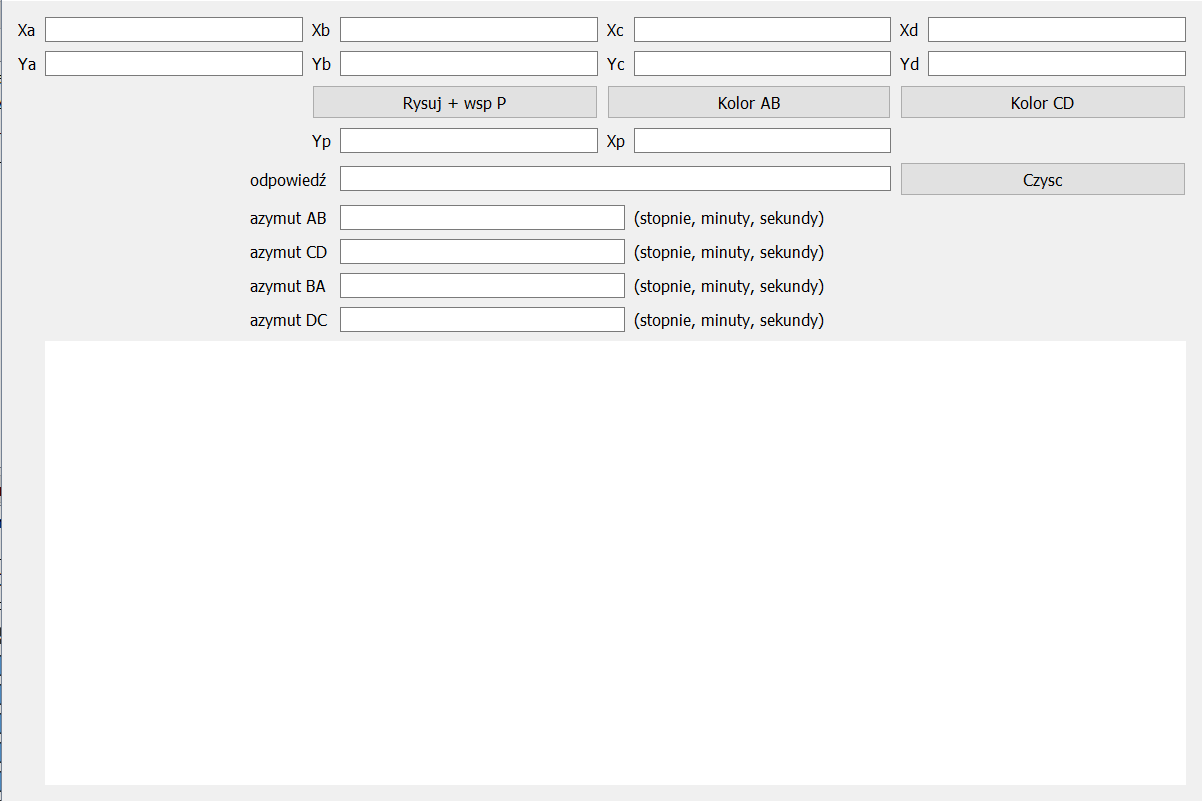

Reproduce this figure in Python.
# -*- coding: utf-8 -*-
"""
Created on Tue Mar 26 12:34:41 2019

@author: hania
"""
import sys

from PunktPrzeciecia import pktprze
from azymut import az, dms

from PyQt5.QtWidgets import QLineEdit, QPushButton, QLabel, QWidget, QApplication, QGridLayout, QColorDialog

from matplotlib.backends.backend_qt5agg import FigureCanvasQTAgg as FigureCanvas
#from matplotlib.figure import Figure
import matplotlib.pyplot as plt

class AppWindow(QWidget):
    def __init__ (self):
        super().__init__()
        self.title="matplotlib przyklad"
        self.initInterface()
        self.initWidget()
        
    def initInterface(self):
        self.setWindowTitle(self.title)
        self.setGeometry(100, 100, 1200, 800) #pierwsze 2 to gdzie jest apka a następne to wymiary
        self.show()
    
    def initWidget(self):
        btn= QPushButton('Rysuj + wsp P', self)
        btnColAB= QPushButton('Kolor AB', self)
        btnColCD= QPushButton('Kolor CD', self)
        btnCzysc= QPushButton('Czysc', self)
        xaLabel = QLabel('Xa', self)
        yaLabel = QLabel('Ya', self)
        xbLabel = QLabel('Xb', self)
        ybLabel = QLabel('Yb', self)
        xcLabel = QLabel('Xc', self)
        ycLabel = QLabel('Yc', self)
        xdLabel = QLabel('Xd', self)
        ydLabel = QLabel('Yd', self)
        xpLabel = QLabel('Xp', self)
        ypLabel = QLabel('Yp', self)
        odpLabel = QLabel('{:>50s}'.format('odpowiedź'), self)
        azABLabel = QLabel('{:>50s}'.format('azymut AB'), self)
        azCDLabel = QLabel('{:>50s}'.format('azymut CD'), self)
        azBALabel = QLabel('{:>50s}'.format('azymut BA'), self)
        azDCLabel = QLabel('{:>50s}'.format('azymut DC'), self)
        azABopLabel = QLabel('{:<30s}'.format('(stopnie, minuty, sekundy)'), self)
        azCDopLabel = QLabel('{:<30s}'.format('(stopnie, minuty, sekundy)'), self)
        azBAopLabel = QLabel('{:<30s}'.format('(stopnie, minuty, sekundy)'), self)
        azDCopLabel = QLabel('{:<30s}'.format('(stopnie, minuty, sekundy)'), self)
        self.xaEdit = QLineEdit()
        self.yaEdit = QLineEdit()
        self.xbEdit = QLineEdit()
        self.ybEdit = QLineEdit()
        self.xcEdit = QLineEdit()
        self.ycEdit = QLineEdit()
        self.xdEdit = QLineEdit()
        self.ydEdit = QLineEdit()
        self.xpEdit = QLineEdit()
        self.ypEdit = QLineEdit()
        self.odpEdit = QLineEdit()
        self.azABEdit = QLineEdit()
        self.azCDEdit = QLineEdit()
        self.azBAEdit = QLineEdit()
        self.azDCEdit = QLineEdit()
        
        
        self.figure = plt.figure()
        self.canvas = FigureCanvas(self.figure)
        
        #wyswietlenie
        grid  = QGridLayout()
        grid.addWidget(xaLabel, 0, 0)
        grid.addWidget(self.xaEdit, 0, 1)
        
        grid.addWidget(yaLabel, 1, 0)
        grid.addWidget(self.yaEdit, 1, 1)
        
        grid.addWidget(xbLabel, 0, 2)
        grid.addWidget(self.xbEdit, 0, 3)
        
        grid.addWidget(ybLabel, 1, 2)
        grid.addWidget(self.ybEdit, 1, 3)
        
        grid.addWidget(xcLabel, 0, 4)
        grid.addWidget(self.xcEdit, 0, 5)
#        
        grid.addWidget(ycLabel, 1, 4)
        grid.addWidget(self.ycEdit, 1, 5)
#        
        grid.addWidget(xdLabel, 0, 6)
        grid.addWidget(self.xdEdit, 0, 7)
        
        grid.addWidget(ydLabel, 1, 6)
        grid.addWidget(self.ydEdit, 1, 7)
        
        grid.addWidget(btn, 3, 2, 1, 2)
        grid.addWidget(btnColAB, 3, 4, 1, 2)
        grid.addWidget(btnColCD, 3, 6, 1, 2)
        
        grid.addWidget(btnCzysc, 5, 6, 1, 2)
        
        
        grid.addWidget(ypLabel, 4, 2)
        grid.addWidget(self.ypEdit, 4, 3)
        
        grid.addWidget(xpLabel, 4, 4)
        grid.addWidget(self.xpEdit, 4, 5)
        
        grid.addWidget(odpLabel, 5, 1, 1, 2)
        grid.addWidget(self.odpEdit, 5, 3, 1, 3)
        
        grid.addWidget(azABLabel, 6, 1, 1, 2)
        grid.addWidget(self.azABEdit, 6, 3, 1, 2)
        
        grid.addWidget(azCDLabel, 7, 1, 1, 2)
        grid.addWidget(self.azCDEdit, 7, 3, 1, 2)
        
        grid.addWidget(azBALabel, 8, 1, 1, 2)
        grid.addWidget(self.azBAEdit, 8, 3, 1, 2)
        
        grid.addWidget(azDCLabel, 9, 1, 1, 2)
        grid.addWidget(self.azDCEdit, 9, 3, 1, 2)
        
        grid.addWidget(azABopLabel, 6, 5)
        grid.addWidget(azCDopLabel, 7, 5)
        
        grid.addWidget(azBAopLabel, 8, 5)
        grid.addWidget(azDCopLabel, 9, 5)
        
        grid.addWidget(self.canvas, 10, 1, 10, -1)
              
        self.setLayout(grid)
        
        btn.clicked.connect(self.oblicz)
        btnColAB.clicked.connect(self.zmienKolor)
        btnColCD.clicked.connect(self.zmienKolor2)
        btnCzysc.clicked.connect(self.czysc)
    
    def czysc(self):
        self.xaEdit.clear()
        self.yaEdit.clear()
        self.xbEdit.clear()
        self.ybEdit.clear()
        self.xcEdit.clear()
        self.ycEdit.clear()
        self.xdEdit.clear()
        self.ydEdit.clear()
        self.xpEdit.clear()
        self.ypEdit.clear()
        self.odpEdit.clear()
        self.azABEdit.clear()
        self.azCDEdit.clear()
        
    
    def zmienKolor(self):
        kolor = QColorDialog.getColor()
        if kolor.isValid():
#            print(kolor.name())
            self.rysuj(kol=kolor.name())
    
    def zmienKolor2(self):
        kolor = QColorDialog.getColor()
        if kolor.isValid():
#            print(kolor.name())
            self.rysuj(kol2=kolor.name())
        
     
    def SprawdzLiczbe(self, element):
        if element.text().lstrip('-').replace('.','',1).isdigit():
            return float(element.text())
        else:
            element.setFocus() #wstawianie kursora tam gdzie jest błąd
            return None #zwracamy nic
    
    def oblicz(self): #definicja przycisku musi mieć stylko self, a w rysuj jest jeszcze kol, więc tak to się obchodzi
        self.rysuj()
        
        
    def rysuj(self, kol='red', kol2='blue'):
        xa = self.SprawdzLiczbe(self.xaEdit)
        ya = self.SprawdzLiczbe(self.yaEdit)
        xb = self.SprawdzLiczbe(self.xbEdit)
        yb = self.SprawdzLiczbe(self.ybEdit)
        xc = self.SprawdzLiczbe(self.xcEdit)
        yc = self.SprawdzLiczbe(self.ycEdit)
        xd = self.SprawdzLiczbe(self.xdEdit)
        yd = self.SprawdzLiczbe(self.ydEdit)
#        print(xa,ya)
#        print(xb,yb)
#        print(xc,yc)
#        print(xd,yd)
        
        if None not in [xa,ya,xb,yb,xc,yc,xd,yd]:
            xa = float(self.xaEdit.text())
            ya = float(self.yaEdit.text())
            xb = float(self.xbEdit.text())
            yb = float(self.ybEdit.text())
            xc = float(self.xcEdit.text())
            yc = float(self.ycEdit.text())
            xd = float(self.xdEdit.text())
            yd = float(self.ydEdit.text())
            
            t1, t2, xp, yp, odp=pktprze(xa,ya,xb,yb,xc,yc,xd,yd)
            azAB=az(xa, ya, xb, yb)
            azCD=az(xc, yc, xd, yd)
            
            self.xpEdit.setText(str(xp))
            self.ypEdit.setText(str(yp))
            self.odpEdit.setText(odp)
            

            if None not in [t1, t2]:
                self.figure.clear()
                ax = self.figure.add_subplot(111)
                if t1>=0 and t1<=1:
                    if t2>=0 and t2<=1:
                        pass
                    else:
                        ax.plot([yc,yp],[xc,xp],':')
                else:
                    if t2>=0 and t2<=1:
                        ax.plot([ya,yp],[xa,xp],':')
                    else:
                        ax.plot([yc,yp],[xc,xp],':')
                        ax.plot([ya,yp],[xa,xp],':')
                        
                ax.plot([ya, yb], [xa, xb], color=kol, label= 'Odc AB')
                ax.plot([yc, yd], [xc, xd], color=kol2, label= 'Odc CD')
                ax.scatter(yp,xp, label= 'pkt P')
                ax.scatter(ya,xa, label= 'pkt A')
                ax.scatter(yb,xb, label= 'pkt B')
                ax.scatter(yc,xc, label= 'pkt C')
                ax.scatter(yd,xd, label= 'pkt D')
                
                if azAB <= 180:
                    self.azABEdit.setText(str(dms(azAB)))
                    if xb-xa == 0 and yb-ya > 0:
#                        print(1)
                        ax.plot([ya, ya], [xa, xa+abs(ya-yb)/2], ':', label= 'N')    
                        ax.annotate('',
                                xy=(ya, xa+abs(ya-yb)/6), xycoords='data',
                                xytext=(ya+abs(ya-yb)/6, xa), textcoords='data',
                                arrowprops=dict(arrowstyle="<-",
                                                connectionstyle="arc3,rad=.4"))
                    elif yb==ya and xb>xa:
                        pass
                    
                    elif yb==ya:
#                        print(2)
                        ax.plot([yb, yb], [xa, xa+abs(xa-xb)/2], ':', label= 'N')
                        ax.annotate('',
                                    xy=(ya, xa+abs(xa-xb)/4), xycoords='data',
                                    xytext=(ya, xa-abs(xb-xa)/4), textcoords='data',
                                    arrowprops=dict(arrowstyle="<-",
                                                    connectionstyle="arc3,rad=0.4"))
                    else:
#                        print(3)
                        ax.plot([ya, ya], [xa, xa+abs(xa-xb)/2], ':', label= 'N')
                        a=(xb-xa)/(yb-ya)
                        b=xa-a*ya
                        ax.annotate('',
                                    xy=(ya, xa+abs(xa-xb)/4), xycoords='data',
                                    xytext=(ya+abs(ya-yb)/6, a*(ya+abs(ya-yb)/6)+b), textcoords='data',
                                    arrowprops=dict(arrowstyle="<-",
                                                    connectionstyle="arc3,rad=0.4"))
                
                elif azAB > 180:
                    self.azBAEdit.setText(str(dms(azAB)))
                    if xa-xb == 0 and ya-yb > 0:
#                        print(4)
                        ax.plot([yb, yb], [xb, xb+abs(yb-ya)/2], ':', label='N')    
                        ax.annotate('',
                                xy=(yb, xb+abs(yb-ya)/6), xycoords='data',
                                xytext=(yb+abs(yb-ya)/6, xb), textcoords='data',
                                arrowprops=dict(arrowstyle="<-",
                                                connectionstyle="arc3,rad=.4"))
                    
                    elif ya==yb:
#                        print(5)
                        ax.plot([ya, ya], [xb, xb+abs(xb-xa)/2], ':', label='N')
                        ax.annotate('',
                                    xy=(yb, xb+abs(xb-xa)/4), xycoords='data',
                                    xytext=(yb, xa-abs(xa-xb)/4), textcoords='data',
                                    arrowprops=dict(arrowstyle="<-",
                                                    connectionstyle="arc3,rad=0.4"))
                    else:
#                        print(6)
                        ax.plot([yb, yb], [xb, xb+abs(xb-xa)/2], ':', label='N')
                        a=(xa-xb)/(ya-yb)
                        b=xb-a*yb
                        ax.annotate('',
                                    xy=(yb, xb+abs(xb-xa)/4), xycoords='data',
                                    xytext=(yb+abs(yb-ya)/6, a*(yb+abs(yb-ya)/6)+b), textcoords='data',
                                    arrowprops=dict(arrowstyle="<-",
                                                    connectionstyle="arc3,rad=0.4"))
                if azCD <= 180:
                    self.azCDEdit.setText(str(dms(azCD)))
                    if xd-xc == 0 and yd-yc > 0:
#                        print(7)
                        ax.plot([yc, yc], [xc, xc+abs(yc-yd)/2], ':', label='N')    
                        ax.annotate('',
                                xy=(yc, xc+abs(yc-yd)/6), xycoords='data',
                                xytext=(yc+abs(yc-yd)/6, xc), textcoords='data',
                                arrowprops=dict(arrowstyle="<-",
                                                connectionstyle="arc3,rad=.4"))
                    elif yd==yc and xd>xc:
                        pass
                    
                    elif yd==yc:
#                        print(8)
                        ax.plot([yd, yd], [xc, xc+abs(xc-xd)/2], ':', label='N')
                        ax.annotate('',
                                    xy=(yc, xc+abs(xc-xd)/4), xycoords='data',
                                    xytext=(yd, xc-abs(xd-xc)/4), textcoords='data',
                                    arrowprops=dict(arrowstyle="<-",
                                                    connectionstyle="arc3,rad=0.4"))
                    else:
#                        print(9)
                        ax.plot([yc, yc], [xc, xc+abs(xc-xd)/2], ':', label='N')
                        a=(xd-xc)/(yd-yc)
                        b=xc-a*yc
                        ax.annotate('',
                                    xy=(yc, xc+abs(xc-xd)/4), xycoords='data',
                                    xytext=(yc+abs(yc-yd)/6, a*(yc+abs(yc-yd)/6)+b), textcoords='data',
                                    arrowprops=dict(arrowstyle="<-",
                                                    connectionstyle="arc3,rad=0.4"))
                
                elif azCD > 180:
                    self.azDCEdit.setText(str(dms(azCD)))
                    if xc-xd == 0 and yc-yd > 0:
#                        print(10)
                        ax.plot([yd, yd], [xd, xd+abs(yd-yc)/2], ':', label='N')    
                        ax.annotate('',
                                xy=(yd, xd+abs(yd-yc)/6), xycoords='data',
                                xytext=(yd+abs(yd-yc)/6, xd), textcoords='data',
                                arrowprops=dict(arrowstyle="<-",
                                                connectionstyle="arc3,rad=.4"))
                    elif yc==yd:
#                        print(11)
                        ax.plot([yc, yc], [xd, xd+abs(xd-xc)/2], ':', label='N')
                        ax.annotate('',
                                    xy=(yd, xd+abs(xd-xc)/4), xycoords='data',
                                    xytext=(yd, xc-abs(xc-xd)/4), textcoords='data',
                                    arrowprops=dict(arrowstyle="<-",
                                                    connectionstyle="arc3,rad=0.4"))
                    else:
#                        print(12)
                        ax.plot([yd, yd], [xd, xd+abs(xd-xc)/2], ':', label='N')
                        a=(xc-xd)/(yc-yd)
                        b=xd-a*yd
                        ax.annotate('',
                                    xy=(yd, xd+abs(xd-xc)/4), xycoords='data',
                                    xytext=(yd+abs(yd-yc)/6, a*(yd+abs(yc-yd)/6)+b), textcoords='data',
                                    arrowprops=dict(arrowstyle="<-",
                                                    connectionstyle="arc3,rad=0.4"))          
                ax.legend()
                self.canvas.draw()

def main():
    app = QApplication(sys.argv)
    window = AppWindow()
    sys.exit(app.exec_())
    
if __name__ == '__main__':
    main()

    
    
    
